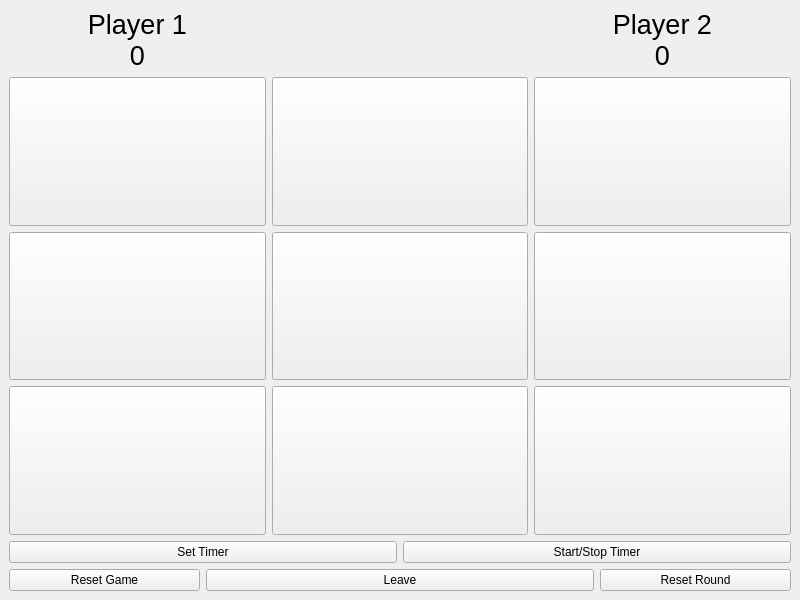
<?xml version="1.0" encoding="UTF-8"?>
<ui version="4.0">
 <class>MainWindow</class>
 <widget class="QMainWindow" name="MainWindow">
  <property name="geometry">
   <rect>
    <x>0</x>
    <y>0</y>
    <width>800</width>
    <height>600</height>
   </rect>
  </property>
  <property name="windowTitle">
   <string>MainWindow</string>
  </property>
  <widget class="QWidget" name="centralwidget">
   <layout class="QGridLayout" name="gridLayout_3">
    <item row="0" column="0">
     <layout class="QVBoxLayout" name="verticalLayout">
      <item>
       <layout class="QHBoxLayout" name="horizontalLayout">
        <item>
         <widget class="QLabel" name="label_2">
          <property name="sizePolicy">
           <sizepolicy hsizetype="Preferred" vsizetype="Maximum">
            <horstretch>0</horstretch>
            <verstretch>0</verstretch>
           </sizepolicy>
          </property>
          <property name="minimumSize">
           <size>
            <width>0</width>
            <height>0</height>
           </size>
          </property>
          <property name="font">
           <font>
            <pointsize>20</pointsize>
           </font>
          </property>
          <property name="text">
           <string>Player 1
0</string>
          </property>
          <property name="scaledContents">
           <bool>false</bool>
          </property>
          <property name="alignment">
           <set>Qt::AlignCenter</set>
          </property>
         </widget>
        </item>
        <item>
         <widget class="QLabel" name="timer_lbl">
          <property name="sizePolicy">
           <sizepolicy hsizetype="Preferred" vsizetype="Minimum">
            <horstretch>0</horstretch>
            <verstretch>0</verstretch>
           </sizepolicy>
          </property>
          <property name="font">
           <font>
            <pointsize>20</pointsize>
           </font>
          </property>
          <property name="text">
           <string/>
          </property>
          <property name="alignment">
           <set>Qt::AlignCenter</set>
          </property>
         </widget>
        </item>
        <item>
         <widget class="QLabel" name="label">
          <property name="sizePolicy">
           <sizepolicy hsizetype="Preferred" vsizetype="Maximum">
            <horstretch>0</horstretch>
            <verstretch>0</verstretch>
           </sizepolicy>
          </property>
          <property name="font">
           <font>
            <pointsize>20</pointsize>
           </font>
          </property>
          <property name="text">
           <string>Player 2
0</string>
          </property>
          <property name="alignment">
           <set>Qt::AlignCenter</set>
          </property>
         </widget>
        </item>
       </layout>
      </item>
      <item>
       <layout class="QGridLayout" name="gridLayout_7">
        <item row="1" column="0">
         <widget class="QPushButton" name="btn_4">
          <property name="sizePolicy">
           <sizepolicy hsizetype="MinimumExpanding" vsizetype="MinimumExpanding">
            <horstretch>0</horstretch>
            <verstretch>0</verstretch>
           </sizepolicy>
          </property>
          <property name="font">
           <font>
            <family>Microsoft Tai Le</family>
            <pointsize>50</pointsize>
           </font>
          </property>
          <property name="text">
           <string/>
          </property>
         </widget>
        </item>
        <item row="0" column="2">
         <widget class="QPushButton" name="btn_3">
          <property name="sizePolicy">
           <sizepolicy hsizetype="Expanding" vsizetype="MinimumExpanding">
            <horstretch>0</horstretch>
            <verstretch>0</verstretch>
           </sizepolicy>
          </property>
          <property name="font">
           <font>
            <family>Microsoft Tai Le</family>
            <pointsize>50</pointsize>
           </font>
          </property>
          <property name="text">
           <string/>
          </property>
         </widget>
        </item>
        <item row="2" column="2">
         <widget class="QPushButton" name="btn_9">
          <property name="sizePolicy">
           <sizepolicy hsizetype="MinimumExpanding" vsizetype="MinimumExpanding">
            <horstretch>0</horstretch>
            <verstretch>0</verstretch>
           </sizepolicy>
          </property>
          <property name="font">
           <font>
            <family>Microsoft Tai Le</family>
            <pointsize>50</pointsize>
           </font>
          </property>
          <property name="text">
           <string/>
          </property>
         </widget>
        </item>
        <item row="0" column="1">
         <widget class="QPushButton" name="btn_2">
          <property name="sizePolicy">
           <sizepolicy hsizetype="Expanding" vsizetype="Expanding">
            <horstretch>0</horstretch>
            <verstretch>0</verstretch>
           </sizepolicy>
          </property>
          <property name="font">
           <font>
            <family>Microsoft Tai Le</family>
            <pointsize>50</pointsize>
            <weight>75</weight>
            <bold>true</bold>
           </font>
          </property>
          <property name="text">
           <string/>
          </property>
         </widget>
        </item>
        <item row="0" column="0">
         <widget class="QPushButton" name="btn_1">
          <property name="sizePolicy">
           <sizepolicy hsizetype="Expanding" vsizetype="Expanding">
            <horstretch>0</horstretch>
            <verstretch>0</verstretch>
           </sizepolicy>
          </property>
          <property name="font">
           <font>
            <family>Microsoft Tai Le</family>
            <pointsize>50</pointsize>
           </font>
          </property>
          <property name="autoFillBackground">
           <bool>false</bool>
          </property>
          <property name="text">
           <string/>
          </property>
          <property name="checkable">
           <bool>false</bool>
          </property>
          <property name="flat">
           <bool>false</bool>
          </property>
         </widget>
        </item>
        <item row="1" column="2">
         <widget class="QPushButton" name="btn_6">
          <property name="sizePolicy">
           <sizepolicy hsizetype="MinimumExpanding" vsizetype="MinimumExpanding">
            <horstretch>0</horstretch>
            <verstretch>0</verstretch>
           </sizepolicy>
          </property>
          <property name="font">
           <font>
            <family>Microsoft Tai Le</family>
            <pointsize>50</pointsize>
           </font>
          </property>
          <property name="text">
           <string/>
          </property>
         </widget>
        </item>
        <item row="1" column="1">
         <widget class="QPushButton" name="btn_5">
          <property name="sizePolicy">
           <sizepolicy hsizetype="MinimumExpanding" vsizetype="MinimumExpanding">
            <horstretch>0</horstretch>
            <verstretch>0</verstretch>
           </sizepolicy>
          </property>
          <property name="font">
           <font>
            <family>Microsoft Tai Le</family>
            <pointsize>50</pointsize>
           </font>
          </property>
          <property name="text">
           <string/>
          </property>
         </widget>
        </item>
        <item row="2" column="0">
         <widget class="QPushButton" name="btn_7">
          <property name="sizePolicy">
           <sizepolicy hsizetype="MinimumExpanding" vsizetype="MinimumExpanding">
            <horstretch>0</horstretch>
            <verstretch>0</verstretch>
           </sizepolicy>
          </property>
          <property name="font">
           <font>
            <family>Microsoft Tai Le</family>
            <pointsize>50</pointsize>
           </font>
          </property>
          <property name="text">
           <string/>
          </property>
         </widget>
        </item>
        <item row="2" column="1">
         <widget class="QPushButton" name="btn_8">
          <property name="sizePolicy">
           <sizepolicy hsizetype="MinimumExpanding" vsizetype="MinimumExpanding">
            <horstretch>0</horstretch>
            <verstretch>0</verstretch>
           </sizepolicy>
          </property>
          <property name="font">
           <font>
            <family>Microsoft Tai Le</family>
            <pointsize>50</pointsize>
           </font>
          </property>
          <property name="text">
           <string/>
          </property>
         </widget>
        </item>
       </layout>
      </item>
      <item>
       <layout class="QGridLayout" name="gridLayout_5">
        <item row="0" column="2" colspan="2">
         <widget class="QPushButton" name="start_stop_timer_btn">
          <property name="sizePolicy">
           <sizepolicy hsizetype="Minimum" vsizetype="Maximum">
            <horstretch>0</horstretch>
            <verstretch>0</verstretch>
           </sizepolicy>
          </property>
          <property name="minimumSize">
           <size>
            <width>0</width>
            <height>20</height>
           </size>
          </property>
          <property name="text">
           <string>Start/Stop Timer</string>
          </property>
         </widget>
        </item>
        <item row="1" column="1" colspan="2">
         <widget class="QPushButton" name="leave_btn">
          <property name="sizePolicy">
           <sizepolicy hsizetype="Minimum" vsizetype="Fixed">
            <horstretch>0</horstretch>
            <verstretch>0</verstretch>
           </sizepolicy>
          </property>
          <property name="text">
           <string>Leave</string>
          </property>
         </widget>
        </item>
        <item row="0" column="0" colspan="2">
         <widget class="QPushButton" name="set_timer_btn">
          <property name="sizePolicy">
           <sizepolicy hsizetype="Minimum" vsizetype="Maximum">
            <horstretch>0</horstretch>
            <verstretch>0</verstretch>
           </sizepolicy>
          </property>
          <property name="minimumSize">
           <size>
            <width>0</width>
            <height>20</height>
           </size>
          </property>
          <property name="text">
           <string>Set Timer</string>
          </property>
         </widget>
        </item>
        <item row="1" column="0">
         <widget class="QPushButton" name="reset_game_btn">
          <property name="sizePolicy">
           <sizepolicy hsizetype="Minimum" vsizetype="Fixed">
            <horstretch>0</horstretch>
            <verstretch>0</verstretch>
           </sizepolicy>
          </property>
          <property name="text">
           <string>Reset Game</string>
          </property>
         </widget>
        </item>
        <item row="1" column="3">
         <widget class="QPushButton" name="reset_round_btn">
          <property name="sizePolicy">
           <sizepolicy hsizetype="Minimum" vsizetype="Preferred">
            <horstretch>0</horstretch>
            <verstretch>0</verstretch>
           </sizepolicy>
          </property>
          <property name="text">
           <string>Reset Round</string>
          </property>
         </widget>
        </item>
       </layout>
      </item>
      <item>
       <layout class="QHBoxLayout" name="horizontalLayout_3">
        <item>
         <layout class="QVBoxLayout" name="verticalLayout_2"/>
        </item>
       </layout>
      </item>
     </layout>
    </item>
   </layout>
  </widget>
 </widget>
 <resources/>
 <connections/>
</ui>
